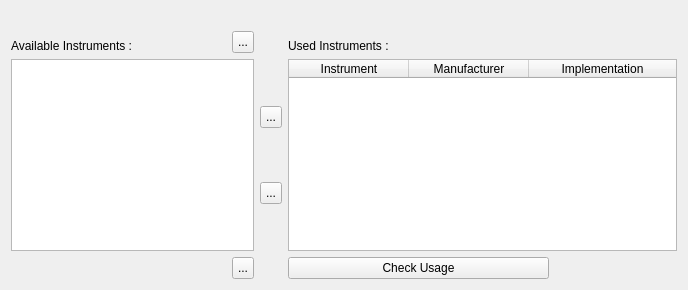
       <widget class="QWidget" name="instrumentsTab">
        <attribute name="title">
         <string>Instruments</string>
        </attribute>
        <layout class="QGridLayout" name="gridLayout">
         <item row="0" column="0">
          <layout class="QVBoxLayout" name="verticalLayout_10">
           <item>
            <layout class="QHBoxLayout" name="testerLayout">
             <item>
              <spacer name="horizontalSpacer_6">
               <property name="orientation">
                <enum>Qt::Horizontal</enum>
               </property>
               <property name="sizeHint" stdset="0">
                <size>
                 <width>40</width>
                 <height>20</height>
                </size>
               </property>
              </spacer>
             </item>
            </layout>
           </item>
           <item>
            <layout class="QHBoxLayout" name="horizontalLayout_8">
             <item>
              <layout class="QVBoxLayout" name="availableInstrumentsLayout">
               <item>
                <layout class="QHBoxLayout" name="availableLayout">
                 <item>
                  <widget class="QLabel" name="availableInstrumentsLabel">
                   <property name="sizePolicy">
                    <sizepolicy hsizetype="Preferred" vsizetype="Fixed">
                     <horstretch>0</horstretch>
                     <verstretch>0</verstretch>
                    </sizepolicy>
                   </property>
                   <property name="minimumSize">
                    <size>
                     <width>0</width>
                     <height>22</height>
                    </size>
                   </property>
                   <property name="maximumSize">
                    <size>
                     <width>16777215</width>
                     <height>22</height>
                    </size>
                   </property>
                   <property name="text">
                    <string>Available Instruments :</string>
                   </property>
                   <property name="alignment">
                    <set>Qt::AlignBottom|Qt::AlignLeading|Qt::AlignLeft</set>
                   </property>
                  </widget>
                 </item>
                 <item>
                  <spacer name="horizontalSpacer_7">
                   <property name="orientation">
                    <enum>Qt::Horizontal</enum>
                   </property>
                   <property name="sizeHint" stdset="0">
                    <size>
                     <width>0</width>
                     <height>22</height>
                    </size>
                   </property>
                  </spacer>
                 </item>
                 <item>
                  <widget class="QToolButton" name="expand">
                   <property name="minimumSize">
                    <size>
                     <width>22</width>
                     <height>22</height>
                    </size>
                   </property>
                   <property name="maximumSize">
                    <size>
                     <width>22</width>
                     <height>22</height>
                    </size>
                   </property>
                   <property name="text">
                    <string>...</string>
                   </property>
                   <property name="checkable">
                    <bool>false</bool>
                   </property>
                  </widget>
                 </item>
                </layout>
               </item>
               <item>
                <widget class="QTreeWidget" name="availableInstruments">
                 <property name="editTriggers">
                  <set>QAbstractItemView::SelectedClicked</set>
                 </property>
                 <property name="selectionMode">
                  <enum>QAbstractItemView::ExtendedSelection</enum>
                 </property>
                 <property name="headerHidden">
                  <bool>true</bool>
                 </property>
                 <column>
                  <property name="text">
                   <string>1</string>
                  </property>
                 </column>
                </widget>
               </item>
               <item>
                <layout class="QHBoxLayout" name="collapseLayout">
                 <item>
                  <spacer name="horizontalSpacer_9">
                   <property name="orientation">
                    <enum>Qt::Horizontal</enum>
                   </property>
                   <property name="sizeHint" stdset="0">
                    <size>
                     <width>40</width>
                     <height>20</height>
                    </size>
                   </property>
                  </spacer>
                 </item>
                 <item>
                  <widget class="QToolButton" name="collapse">
                   <property name="minimumSize">
                    <size>
                     <width>22</width>
                     <height>22</height>
                    </size>
                   </property>
                   <property name="maximumSize">
                    <size>
                     <width>22</width>
                     <height>22</height>
                    </size>
                   </property>
                   <property name="text">
                    <string>...</string>
                   </property>
                   <property name="checkable">
                    <bool>false</bool>
                   </property>
                  </widget>
                 </item>
                </layout>
               </item>
              </layout>
             </item>
             <item>
              <layout class="QVBoxLayout" name="addRemoveLayout">
               <item>
                <widget class="QLabel" name="label_11">
                 <property name="sizePolicy">
                  <sizepolicy hsizetype="Fixed" vsizetype="Fixed">
                   <horstretch>0</horstretch>
                   <verstretch>0</verstretch>
                  </sizepolicy>
                 </property>
                 <property name="minimumSize">
                  <size>
                   <width>22</width>
                   <height>22</height>
                  </size>
                 </property>
                 <property name="maximumSize">
                  <size>
                   <width>22</width>
                   <height>22</height>
                  </size>
                 </property>
                 <property name="text">
                  <string/>
                 </property>
                </widget>
               </item>
               <item>
                <spacer name="verticalSpacer_5">
                 <property name="orientation">
                  <enum>Qt::Vertical</enum>
                 </property>
                 <property name="sizeHint" stdset="0">
                  <size>
                   <width>20</width>
                   <height>40</height>
                  </size>
                 </property>
                </spacer>
               </item>
               <item>
                <widget class="QToolButton" name="addInstrument">
                 <property name="minimumSize">
                  <size>
                   <width>22</width>
                   <height>22</height>
                  </size>
                 </property>
                 <property name="maximumSize">
                  <size>
                   <width>22</width>
                   <height>22</height>
                  </size>
                 </property>
                 <property name="text">
                  <string>...</string>
                 </property>
                 <property name="checkable">
                  <bool>false</bool>
                 </property>
                </widget>
               </item>
               <item>
                <spacer name="verticalSpacer_6">
                 <property name="orientation">
                  <enum>Qt::Vertical</enum>
                 </property>
                 <property name="sizeHint" stdset="0">
                  <size>
                   <width>20</width>
                   <height>40</height>
                  </size>
                 </property>
                </spacer>
               </item>
               <item>
                <widget class="QToolButton" name="removeInstrument">
                 <property name="minimumSize">
                  <size>
                   <width>22</width>
                   <height>22</height>
                  </size>
                 </property>
                 <property name="maximumSize">
                  <size>
                   <width>22</width>
                   <height>22</height>
                  </size>
                 </property>
                 <property name="text">
                  <string>...</string>
                 </property>
                 <property name="checkable">
                  <bool>false</bool>
                 </property>
                </widget>
               </item>
               <item>
                <spacer name="verticalSpacer_7">
                 <property name="orientation">
                  <enum>Qt::Vertical</enum>
                 </property>
                 <property name="sizeHint" stdset="0">
                  <size>
                   <width>20</width>
                   <height>40</height>
                  </size>
                 </property>
                </spacer>
               </item>
               <item>
                <widget class="QLabel" name="label_19">
                 <property name="sizePolicy">
                  <sizepolicy hsizetype="Fixed" vsizetype="Fixed">
                   <horstretch>0</horstretch>
                   <verstretch>0</verstretch>
                  </sizepolicy>
                 </property>
                 <property name="minimumSize">
                  <size>
                   <width>22</width>
                   <height>22</height>
                  </size>
                 </property>
                 <property name="maximumSize">
                  <size>
                   <width>22</width>
                   <height>22</height>
                  </size>
                 </property>
                 <property name="text">
                  <string/>
                 </property>
                </widget>
               </item>
              </layout>
             </item>
             <item>
              <layout class="QVBoxLayout" name="verticalLayout_8">
               <item>
                <layout class="QHBoxLayout" name="horizontalLayout_6">
                 <item>
                  <widget class="QLabel" name="usedInstrumentsLabel">
                   <property name="sizePolicy">
                    <sizepolicy hsizetype="Preferred" vsizetype="Fixed">
                     <horstretch>0</horstretch>
                     <verstretch>0</verstretch>
                    </sizepolicy>
                   </property>
                   <property name="minimumSize">
                    <size>
                     <width>0</width>
                     <height>22</height>
                    </size>
                   </property>
                   <property name="maximumSize">
                    <size>
                     <width>16777215</width>
                     <height>22</height>
                    </size>
                   </property>
                   <property name="text">
                    <string>Used Instruments :</string>
                   </property>
                   <property name="alignment">
                    <set>Qt::AlignBottom|Qt::AlignLeading|Qt::AlignLeft</set>
                   </property>
                  </widget>
                 </item>
                 <item>
                  <spacer name="horizontalSpacer_8">
                   <property name="orientation">
                    <enum>Qt::Horizontal</enum>
                   </property>
                   <property name="sizeHint" stdset="0">
                    <size>
                     <width>13</width>
                     <height>22</height>
                    </size>
                   </property>
                  </spacer>
                 </item>
                </layout>
               </item>
               <item>
                <widget class="QTableWidget" name="usedInstruments">
                 <property name="sizeAdjustPolicy">
                  <enum>QAbstractScrollArea::AdjustToContents</enum>
                 </property>
                 <property name="selectionMode">
                  <enum>QAbstractItemView::SingleSelection</enum>
                 </property>
                 <property name="selectionBehavior">
                  <enum>QAbstractItemView::SelectRows</enum>
                 </property>
                 <property name="showGrid">
                  <bool>true</bool>
                 </property>
                 <attribute name="horizontalHeaderDefaultSectionSize">
                  <number>120</number>
                 </attribute>
                 <attribute name="horizontalHeaderMinimumSectionSize">
                  <number>120</number>
                 </attribute>
                 <attribute name="horizontalHeaderStretchLastSection">
                  <bool>true</bool>
                 </attribute>
                 <attribute name="verticalHeaderVisible">
                  <bool>false</bool>
                 </attribute>
                 <attribute name="verticalHeaderStretchLastSection">
                  <bool>false</bool>
                 </attribute>
                 <column>
                  <property name="text">
                   <string>Instrument</string>
                  </property>
                 </column>
                 <column>
                  <property name="text">
                   <string>Manufacturer</string>
                  </property>
                 </column>
                 <column>
                  <property name="text">
                   <string>Implementation</string>
                  </property>
                 </column>
                </widget>
               </item>
               <item>
                <widget class="QPushButton" name="checkInstruments">
                 <property name="minimumSize">
                  <size>
                   <width>141</width>
                   <height>22</height>
                  </size>
                 </property>
                 <property name="maximumSize">
                  <size>
                   <width>261</width>
                   <height>22</height>
                  </size>
                 </property>
                 <property name="text">
                  <string>Check Usage</string>
                 </property>
                 <property name="autoDefault">
                  <bool>false</bool>
                 </property>
                </widget>
               </item>
              </layout>
             </item>
            </layout>
           </item>
          </layout>
         </item>
        </layout>
       </widget>
